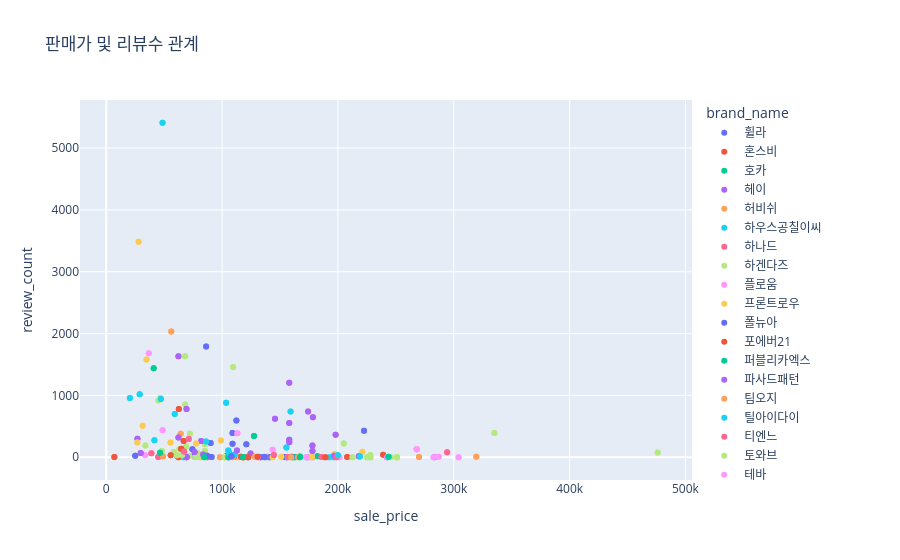

Notebook code for this chart:
### Code cell
fig = px.scatter(
    df,
    x="sale_price",
    y="review_count",
    color="brand_name",
    title="판매가 및 리뷰수 관계"
)

fig.show()
